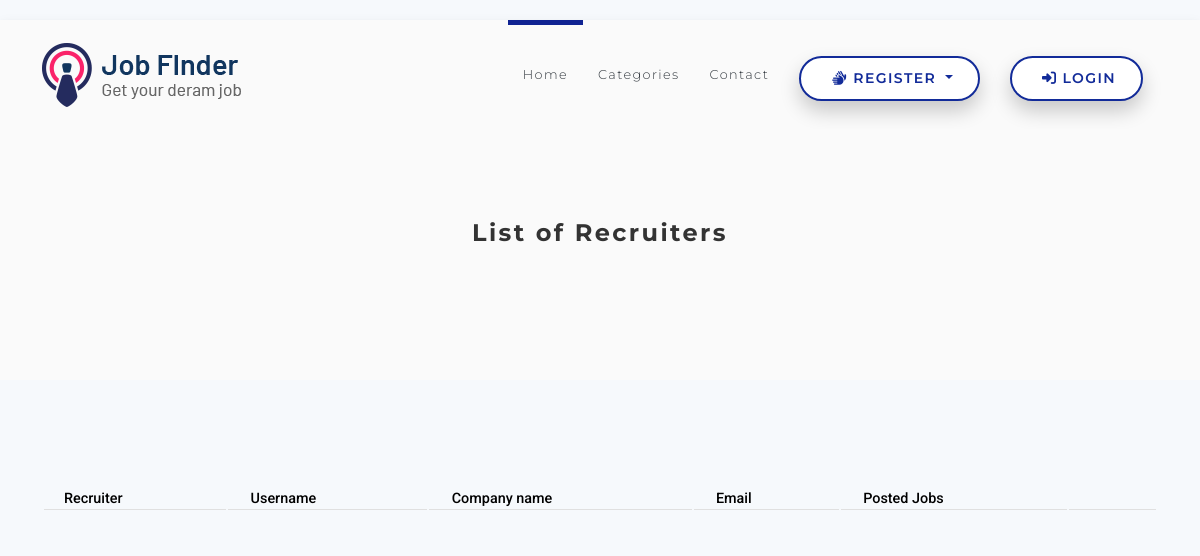
The page /recruiters-list/ on the database as committed earlier.
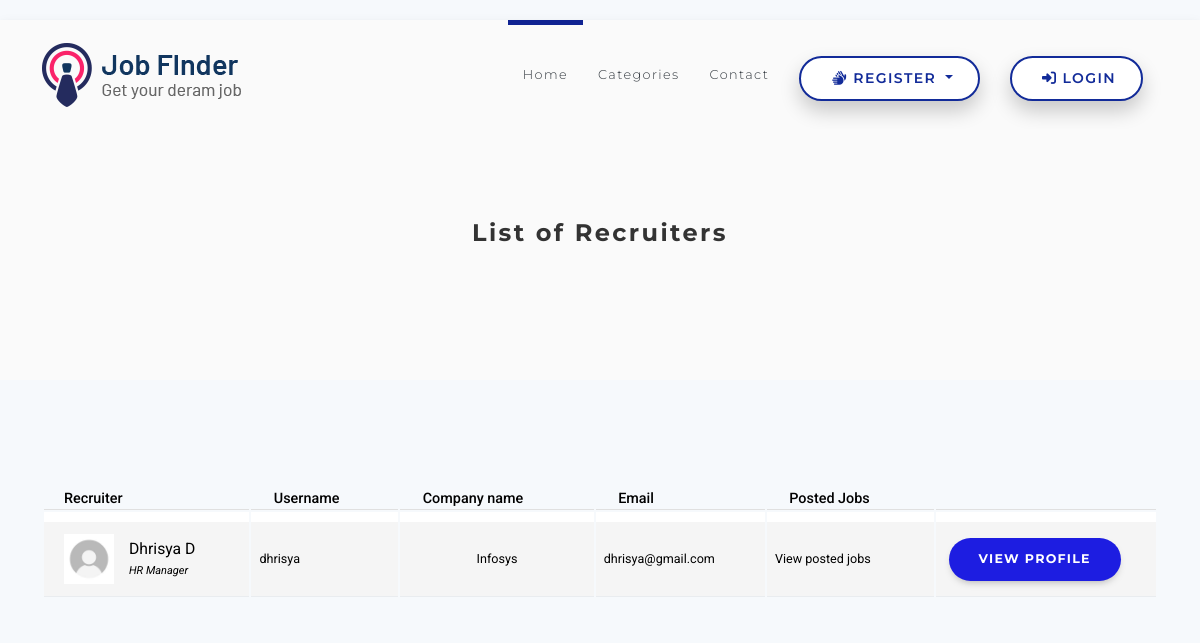
The same page on the database as committed later.
### jobs/models.py (models this page shows, shortened)
class RecruiterUpdateProfile(models.Model):
    user = models.OneToOneField(User, on_delete=models.CASCADE)
    is_active = models.BooleanField(default=True)
    designation = models.CharField(max_length=50, blank=True, null=True)
    company_name = models.CharField(max_length=100)
    company_description = models.TextField(blank=True, null=True)
    company_location = models.CharField(max_length=100, blank=True, null=True)
    industry = models.CharField(max_length=50, blank=True, null=True)
    established_year = models.PositiveIntegerField(blank=True, null=True)
    profile_picture = models.ImageField(
        upload_to='recruiter_profile_pictures/',
        blank=True, null=True, default='recruiter_profile_pictures/default.jpg'
    )

### accounts/models.py (models this page shows)
class User(AbstractUser):
    username = models.CharField(max_length=30, unique=True)
    role = models.CharField(max_length=12, error_messages={
        'required': "Role must be provided"
    })
    fullname = models.CharField(max_length=255)
    gender = models.CharField(max_length=10, blank=True, null=True, default="")
    email = models.EmailField(unique=True, blank=False,
                              error_messages={
                                  'unique': "A user with that email already exists.",
                                })
    username = models.CharField(max_length=30, unique=True, blank=False,
                                error_messages={
                                    'unique': "A user with that username already exists.",
                                })
    USERNAME_FIELD = 'username'
    REQUIRED_FIELDS = ['email']
    objects = UserManager()

### adminapp/views.py (the view)
# urls.py: path('recruiters-list/',RecruitersListView.as_view(),name='admin-recruiter-list'),
class RecruitersListView(ListView):
    model = RecruiterUpdateProfile
    template_name = 'admin/recruiter_list.html'
    context_object_name = 'recruiters'
    paginate_by = 5
    def get_queryset(self):
        return RecruiterUpdateProfile.objects.all()

### templates/admin/recruiter_list.html (shortened to what this page needs)
{% extends 'base.html' %}
{% load static %}
{% block styles %}
    <link rel="stylesheet" href="{% static 'vendor/bootstrap-select/css/bootstrap-select.min.css' %}">
    <link href="https://maxcdn.bootstrapcdn.com/font-awesome/4.3.0/css/font-awesome.min.css" rel="stylesheet">
{% endblock %}
{% block content %}
    <section class="bg-light-gray">
        <div class="container">
            <div class="row">
                <div class="col-lg-8 mx-auto">
                    <h1 class="heading">List of Recruiters</h1>
                </div>
            </div>
        </div>
    </section>
    <section>
        <div class="container">
            <div class="row">
                <div class="col-lg-12">
                    <div class="main-box clearfix">
                        <div class="table-responsive">
                            <table class="table user-list">
                                <thead class="thead-light">
                                    <tr>
                                        <th>Recruiter</th>
                                        <th>Username</th>
                                        <th>Company name</th>
                                        <th>Email</th>
                                        <th>Posted Jobs</th>
                                        <th>&nbsp;</th>
                                    </tr>
                                </thead>
                                <tbody>
                                    {% for recruiter in recruiters %}
                                    <tr>
                                        <td>
                                            {% if recruiter.profile.profile_picture %}
                                                <img src="{{ recruiter.profile.profile_picture.url }}" alt="">
                                            {% else %}
                                                <img src="/media/recruiter_profile_pictures/default.jpg" alt="">
                                            {% endif %}
                                            <a href="#" class="user-link">{{recruiter.user.fullname}}</a>
                                            <span class="user-subhead">{{recruiter.designation}}</span>
                                        </td>
                                        <td>
                                            {{recruiter.user.username}}
                                        </td>
                                        <td class="text-center">
                                            <span class="label label-default">{{recruiter.company_name}}</span>
                                        </td>
                                        <td>
                                            <a href="#">{{recruiter.user.email}}</a>
                                        </td>
                                        <td>
                                            <a href="{% url 'adminapp:admin-recruiter-dashboard' recruiter.id  %}">View posted jobs</a>
                                        </td>
                                        <td style="width: 20%;">
                                            <a href="{% url 'adminapp:admin-recruiter-profile-view' user_id=recruiter.user_id %}"
                                             class="table-link">
                                                <button type="button" class="btn btn-sm"
                                                style="background-color: rgb(29, 29, 225); color: white;">View Profile</button>
                                            </a>
                                        </td>
                                    </tr>
                                    {% endfor %}
                                </tbody>
                            </table>
                        </div>
                    </div>
                </div>
            </div>
        </div>
    </section>
{% endblock %}

### templates/base.html (shortened to what this page needs)
{% load static %}
<!DOCTYPE html>
<html>
<head>
    <link href="https://cdn.jsdelivr.net/npm/bootstrap@5.3.2/dist/css/bootstrap.min.css" rel="stylesheet">
    <link rel="stylesheet" href="https://cdnjs.cloudflare.com/ajax/libs/font-awesome/6.0.0/css/all.min.css" />
    <link href="https://cdnjs.cloudflare.com/ajax/libs/mdb-ui-kit/6.4.0/mdb.min.css" rel="stylesheet">
    <link rel="stylesheet" href="{% static 'vendor/owl.carousel/assets/owl.carousel.css' %}">
     <link rel="stylesheet" href="{% static 'vendor/owl.carousel/assets/owl.theme.default.css' %}">
    <link rel="stylesheet" href="{% static 'css/style.default.css' %}" id="theme-stylesheet">
    <link rel="stylesheet" href="{% static 'css/custom.css' %}">
    {% block styles %}{% endblock %}
</head>
<body>
{% if request.resolver_match.view_name not in 'accounts:login accounts:jobseeker-register accounts:recruiter-register' %}
<header class="header">
    <nav class="navbar navbar-expand-lg bg-light" >
        <div class="container">
            <a href="/" class="navbar-brand">
                <img src="{% static 'img/logo.png' %}" alt="logo" class="d-none d-lg-block bg-light">
            </a>
            <div id="navbarSupportedContent" class="collapse navbar-collapse">
                <ul class="navbar-nav ml-auto ms-auto ">
                    <li class="nav-item active">
                        <a href="/" class="nav-link text-dark text-decoration-none ">Home <span class="sr-only">(current)</span></a>
                    </li>
                    <li class="nav-item">
                        <a href="#categories-section" class="nav-link text-dark text-decoration-none ">Categories</a>
                    </li>
                    <li class="nav-item">
                        <a href="#contact-footer" class="nav-link text-dark text-decoration-none ">Contact</a>
                    </li>
                    {% if request.user.is_authenticated and request.user.role == 'recruiter' %}
                        <li class="nav-item dropdown  ">
                            <a id="clientZone" href="#" data-toggle="dropdown"
                               aria-haspopup="true" aria-expanded="false"
                               class="nav-link dropdown-toggle has-img mb-3 mb-lg-0 mt-3 mt-lg-0 text-dark text-decoration-none">
                                {% if request.user.role == 'recruiter' %}
                                    {{ request.user.fullname }}
                                {% endif %}
                            </a>
                            <div aria-labelledby="clientZone" class="dropdown-menu dropdown-menu-right ">
                                {% if  request.user.role == 'recruiter' %}
                                   {% if request.user.recruiterupdateprofile %}
                                       <a href="{% url 'jobs:recruiter-profile-view' %}" class="dropdown-item">View Profile</a>
                                    {% else %}
                                       <a href="{% url 'jobs:recruiter-profile-add' %}" class="dropdown-item">Add Profile</a>
                                    {% endif %}
                                   <a href="{% url 'jobs:recruiter-dashboard' %}" class="dropdown-item">Dashboard</a>
                                   <a href="{% url 'jobs:recruiter-all-applicants' %}" class="dropdown-item">All Applicants </a>
                                   <a href="{% url 'jobs:recruiter-jobs-create' %}" class="dropdown-item">Post a new
                                    job </a>
                                {% endif %}
                                <a href="{% url 'accounts:logout' %}" class="dropdown-item">Logout</a>
                            </div>
                        </li>
                    {% else %}
                        <li class="nav-item dropdown text-decoration-none">
                            <a id="pages" href="#" data-toggle="dropdown" aria-haspopup="true" aria-expanded="false"
                               class="btn navbar-btn dropdown-toggle"><i class="fa fa-signing "></i>Register
                            </a>
                        </li>
                        <li class="nav-item text-decoration-none" style="color: #000">
                            <a href="{% url 'accounts:login' %}" class="btn navbar-btn  mb-5 mb-lg-0 ">
                                <i class="fa fa-sign-in "></i>Login
                            </a>
                        </li>
                    {% endif %}
                </ul>
            </div>
        </div>
    </nav>
</header>
{% endif %}
<div>
    {% block content %} {% endblock %}
</div>
</body>
</html>

### static/css/style.default.css (style rules this page uses)
html { height: 100% }
body { height: 100% }
header { z-index: 1000 }
section { position: relative; padding-top: 90px; padding-bottom: 90px }
button { cursor: pointer }
.heading { text-align: center; margin-bottom: 40px }
.heading:after { content: " "; display: block; width: 100px; height: 2px; margin: 20px auto 20px; }
a, button { -webkit-transition: all .2s ease-out; transition: all .2s ease-out }
a i.fa, button i.fa { margin: 0 5px }
.bg-light-gray { background: #fafafa }
.table { font-size: 0.9rem }
.table td, .table th { border-top: none; border-bottom: 1px solid #e9ecef }
.header { width: 100% }
.navbar { letter-spacing: 0.1em; background: #f8f9fa; padding-top: 0 !important; padding-bottom: 0 !important }
.navbar a { font-family: "Montserrat", Helvetica, Arial, sans-serif }
.navbar ul.navbar-nav>li>a.navbar-btn { border: 2px solid rgb(18, 43, 153); background: white; color: rgb(18, 43, 153); padding: 10px 25px; border-radius: 50px; font-weight: 600; text-align: center; display: inline-block; transition: all 0.3s ease; box-shadow: 0px 10px 20px rgba(0, 0, 0, 0.2); text-decoration: none; }
.navbar ul.navbar-nav>li>a:not(.navbar-btn) { color: #fff; font-weight: 300; font-family: "Montserrat", Helvetica, Arial, sans-serif; font-size: 0.8rem }
@media (min-width: 992px) { .navbar ul.navbar-nav>li>a:not(.navbar-btn) { border-top: 5px solid transparent; padding: 40px 15px !important; color: #fff; font-weight: 300 } }
@media (min-width: 992px) { .navbar ul.navbar-nav>li.active>a, .navbar ul.navbar-nav>li.show>a { text-decoration: none !important; border-top-color:rgb(16, 35, 146); color:rgb(14, 41, 160) } }
@media (min-width: 992px) { .navbar ul.navbar-nav>li>a.navbar-btn { margin: 32px 15px !important; -webkit-transform: translateY(4px); transform: translateY(4px) } }
.navbar { padding: .4rem 1rem }
.navbar-brand { display: inline-block; padding-top: .33594rem; padding-bottom: .33594rem; margin-right: 1rem; font-size: 1.09375rem }
.btn { font-weight: 700; font-family: "Montserrat", Helvetica, Arial, sans-serif; border: 2px solid transparent; border-radius: 50px; letter-spacing: 0.1em; padding: 10px 20px; font-size: 0.875rem; line-height: 1.5; background-color: transparent; transition: all 0.3s ease-in-out; }
.btn-sm { padding: .25rem .5rem; font-size: .7875rem; line-height: 1.5; border-radius: 0 }
body { font-family: "Roboto", Helvetica, Arial, sans-serif; font-size: .875rem; font-weight: 400; line-height: 1.5; color: #555; background-color: #fff }
a { color: #ff7473; text-decoration: none }
h1, h2, h3, h4, h5, h6, .h1, .h2, .h3, .h4, .box-simple h3, .box-image .name h3, .box-image-text .top .name h3, .box-image-text .top .name h4, .h5, .h6 { margin-bottom: 1rem; font-family: "Montserrat", Helvetica, Arial, sans-serif; font-weight: 700; line-height: 1.2; color: #555; letter-spacing: 0.1em }
h1, .h1 { font-size: 2.275rem }
.bg-light { background-color: #fafafa !important }
.text-dark { color: #343a40 !important }

### static/css/custom.css (style rules this page uses)
.user-list tbody td > img { position: relative; max-width: 50px; float: left; margin-right: 15px; }
.user-list tbody td .user-link { display: block; font-size: 1.25em; padding-top: 3px; margin-left: 60px; }
.user-list tbody td .user-subhead { font-size: 0.875em; font-style: italic; }
.table { border-collapse: separate; }
.table thead > tr > th { border-bottom: 1px solid #C2C2C2; padding-bottom: 0; }
.table tbody > tr > td { font-size: 0.875em; background: #f5f5f5; border-top: 10px solid #fff; vertical-align: middle; padding: 12px 8px; }
.table tbody > tr > td:first-child, .table thead > tr > th:first-child { padding-left: 20px; }
.table a.table-link { margin: 0 5px; font-size: 1.125em; }
body { margin-top:20px; background:#f6f9fc; }
.text-decoration-none { text-decoration: none!important; }
a { text-decoration: none; color: inherit; }
.heading { font-size: 24px; font-weight: bold; color: #333; margin-bottom: 10px; }
button.btn { background: #081586; color: white; padding: 12px 30px; border: none; border-radius: 30px; transition: background 0.3s ease-in-out; }

Rows that differ between the two databases and show on the page:
added RecruiterUpdateProfile: user.fullname "Dhrisya D", designation "HR Manager", user.username "dhrisya", company_name "Infosys", user.email "dhrisya@gmail.com"
